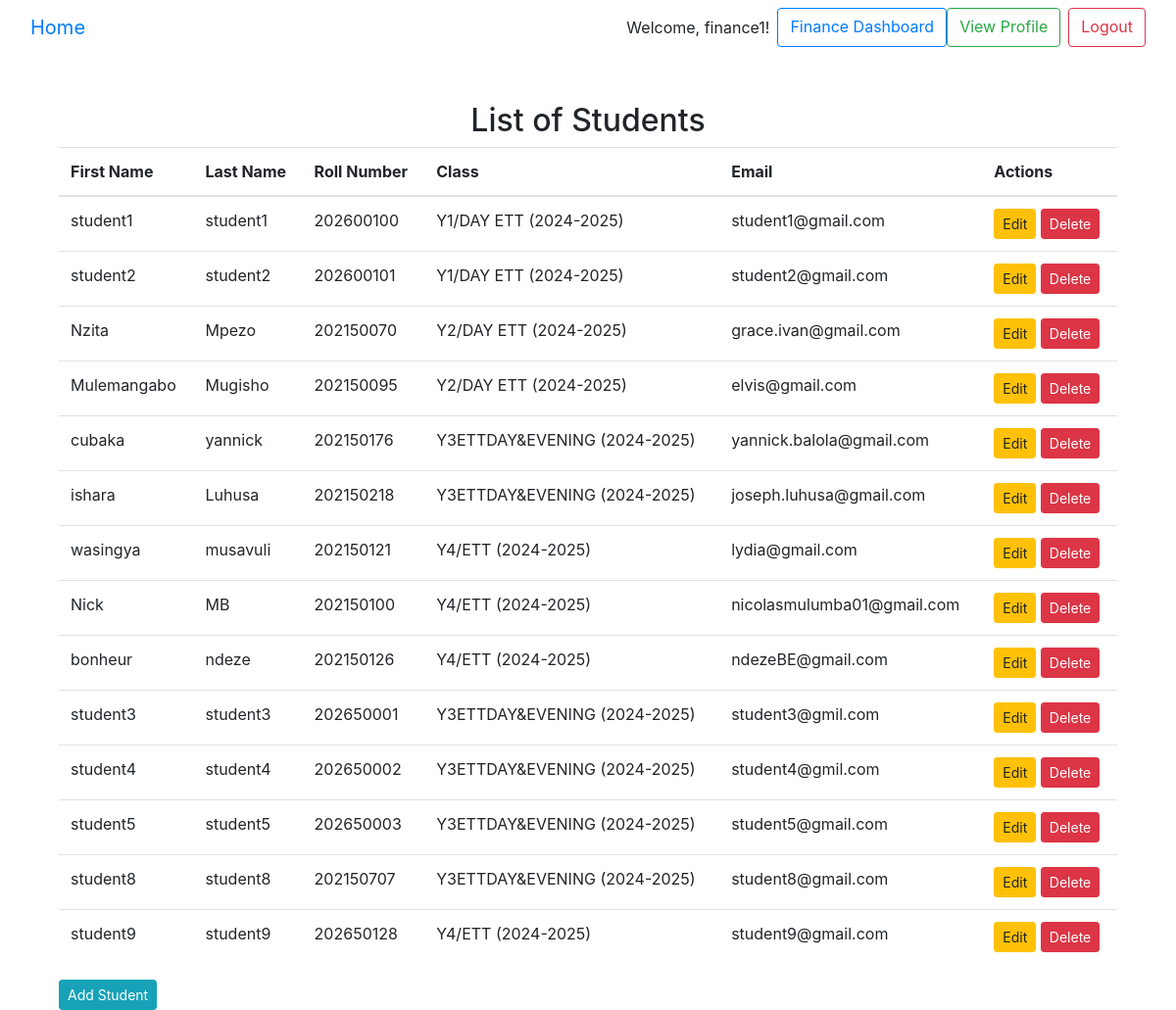
The page /students/ (signed in) on the database as committed earlier.
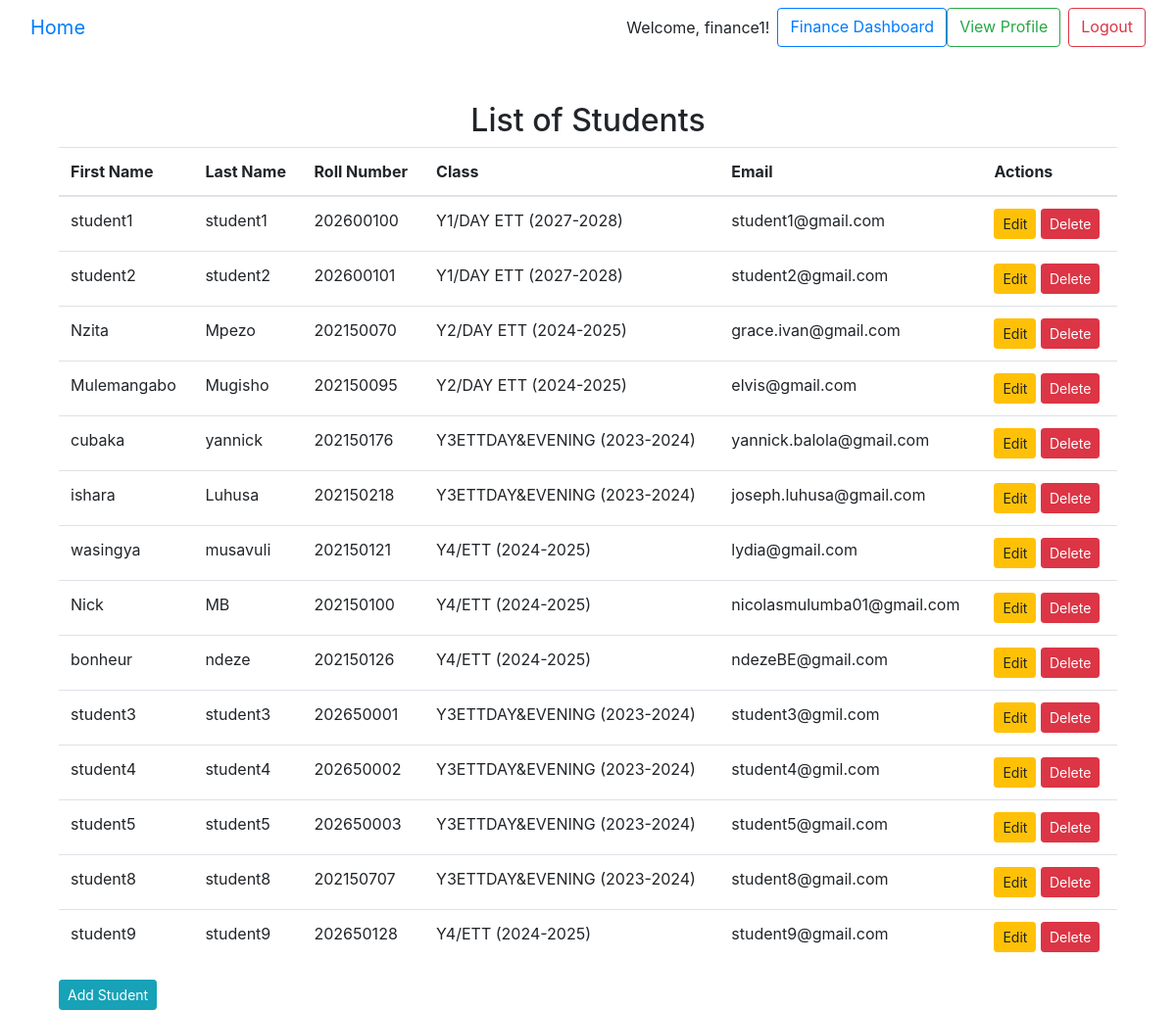
The same page on the database as committed later.
### students/models.py (models this page shows, shortened)
class Student(models.Model):
    first_name = models.CharField(max_length=50)
    last_name = models.CharField(max_length=50)
    email = models.EmailField(unique=True)
    student_rollnumber = models.CharField(max_length=20, unique=True)
    student_rfidnumber = models.CharField(max_length=20, unique=True)
    date_of_birth = models.DateField()
    enrollment_date = models.DateField(default=timezone.now)
    photo = models.ImageField(upload_to='student_photos/', blank=True, null=True)
    assigned_class = models.ForeignKey(Class, on_delete=models.SET_NULL, null=True, related_name='students')
    created_by = models.ForeignKey(CustomUser, on_delete=models.SET_NULL, null=True, related_name='students_created')
    updated_by = models.ForeignKey(CustomUser, on_delete=models.SET_NULL, null=True, related_name='students_updated')

### classes/models.py (models this page shows)
class Class(models.Model):
    name = models.CharField(max_length=100, unique=True)
    academic_year = models.ForeignKey(AcademicYear, on_delete=models.CASCADE, related_name='classes')
    lecturers = models.ManyToManyField(User, limit_choices_to={'role': 'lecturer'}, related_name='classes')
    created_at = models.DateTimeField(auto_now_add=True)
    created_by = models.ForeignKey(User, on_delete=models.CASCADE, related_name='created_classes')
    def __str__(self):
        return f"{self.name} ({self.academic_year})"

class AcademicYear(models.Model):
    year_start = models.IntegerField()
    year_end = models.IntegerField()
    def __str__(self):
        return f"{self.year_start}-{self.year_end}"

### students/views.py (the view)
# urls.py: path('', views.list_students, name='list_students'),
@login_required
def list_students(request):
    user = request.user
    if user.role == 'lecturer':
        lecturer_classes = user.classes.all()
        students = Student.objects.filter(assigned_class__in=lecturer_classes)
    elif user.role in ['hod', 'admin', 'finance']:
        students = Student.objects.all()
    else:
        students = Student.objects.none()  # No students if the user role is not recognized
        raise PermissionDenied
    context = {
        'students': students
    }
    return render(request, 'students/list_students.html', context)

### students/templates/students/list_students.html (shortened to what this page needs)
{% extends 'base.html' %}
{% block content %}
<div class="container mt-5">
    <h2 class="text-center">List of Students</h2>
    <table class="table">
        <thead>
            <tr>
                <th>First Name</th>
                <th>Last Name</th>
                <th>Roll Number</th>
                <th>Class</th>
                <th>Email</th>
                <th>Actions</th>
            </tr>
        </thead>
        <tbody>
            {% for student in students %}
            <tr>
                <td>{{ student.first_name }}</td>
                <td>{{ student.last_name }}</td>
                <td>{{ student.student_rollnumber }}</td>
                <td>{{ student.assigned_class }}</td>
                <td>{{ student.email }}</td>
                <td>
                    <a href="{% url 'students:update_student' student.id %}" class="btn btn-warning btn-sm">Edit</a>
                    <a href="{% url 'students:delete_student' student.id %}" class="btn btn-danger btn-sm" onclick="return confirm('Are you sure you want to delete this course?');">Delete</a>
                </td>
            </tr>
            {% empty %}
            <tr>
                <td colspan="5">No students found.</td>
            </tr>
            {% endfor %}
        </tbody>
    </table>
    <a href="{% url 'students:register_student' %}" class="btn btn-info btn-sm">Add Student</a>
</div>
{% endblock %}

Rows that differ between the two databases and show on the page:
changed through a linked row, Student "student1": assigned_class "Y1/DAY ETT (2024-2025)" → "Y1/DAY ETT (2027-2028)"
changed through a linked row, Student "student2": assigned_class "Y1/DAY ETT (2024-2025)" → "Y1/DAY ETT (2027-2028)"
changed through a linked row, Student "cubaka": assigned_class "Y3ETTDAY&EVENING (2024-2025)" → "Y3ETTDAY&EVENING (2023-2024)"
changed through a linked row, Student "ishara": assigned_class "Y3ETTDAY&EVENING (2024-2025)" → "Y3ETTDAY&EVENING (2023-2024)"
changed through a linked row, Student "student3": assigned_class "Y3ETTDAY&EVENING (2024-2025)" → "Y3ETTDAY&EVENING (2023-2024)"
changed through a linked row, Student "student4": assigned_class "Y3ETTDAY&EVENING (2024-2025)" → "Y3ETTDAY&EVENING (2023-2024)"
changed through a linked row, Student "student5": assigned_class "Y3ETTDAY&EVENING (2024-2025)" → "Y3ETTDAY&EVENING (2023-2024)"
changed through a linked row, Student "student8": assigned_class "Y3ETTDAY&EVENING (2024-2025)" → "Y3ETTDAY&EVENING (2023-2024)"
